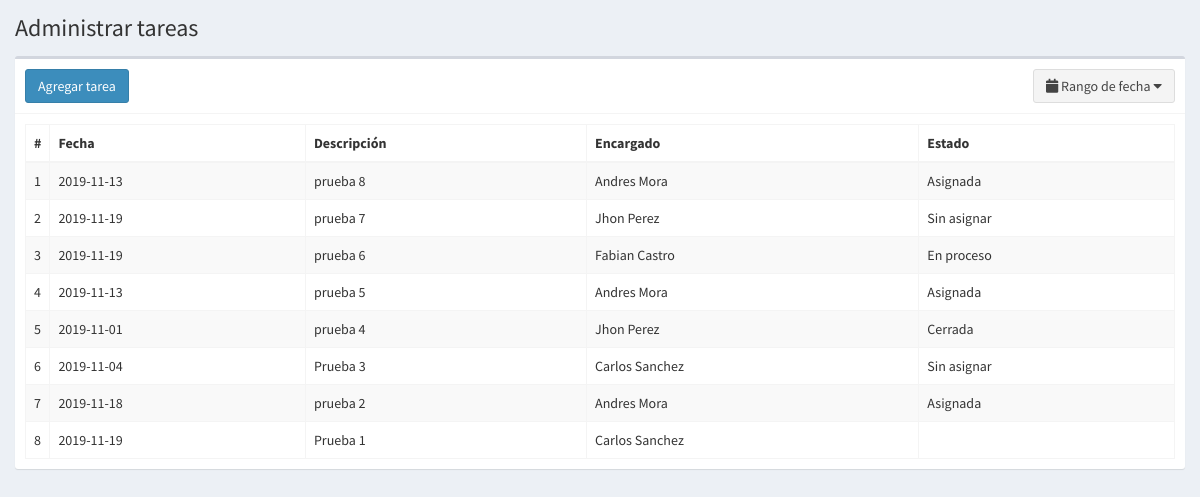
The page / on the database its author committed.
### tables this page shows
CREATE TABLE `tareas` (
  `id` int(11) NOT NULL,
  `fecha` date NOT NULL,
  `descripcion` text NOT NULL,
  `encargado` int(11) NOT NULL,
  `estado` int(11) NOT NULL
);

CREATE TABLE `encargados` (
  `id` int(11) NOT NULL,
  `nombre` varchar(50) NOT NULL
);

CREATE TABLE `estados` (
  `id` int(11) NOT NULL,
  `nombre` varchar(20) NOT NULL
);

### controladores/plantilla.controlador.php (called while the page is built)
<?php
class ControladorPlantilla{
	static public function ctrPlantilla(){
		include "vistas/plantilla.php";
	}
}

### index.php (called while the page is built)
<?php
require_once "controladores/plantilla.controlador.php";
require_once "controladores/tareas.controlador.php";
require_once "modelos/tareas.modelo.php";
$plantilla = new ControladorPlantilla();
$plantilla -> ctrPlantilla();

### controladores/tareas.controlador.php (called while the page is built, shortened)
<?php
class ControladorTareas{
	static public function ctrMostrarTareas($fechaInicial,$fechaFinal){
		$tabla = "tareas";
		$respuesta = ModeloTareas::mdlMostrarTareas($tabla,$fechaInicial,$fechaFinal);
		return $respuesta;
	}
	static public function ctrMostrarEncargados($item, $valor){
		$tabla = "encargados";
		$respuesta = ModeloTareas::mdlConsultaDinamica($tabla, $item, $valor);
		return $respuesta;
	}
	static public function ctrMostrarEstados($item, $valor){
		$tabla = "estados";
		$respuesta = ModeloTareas::mdlConsultaDinamica($tabla, $item, $valor);
		return $respuesta;
	}
}

### modelos/conexion.php (called while the page is built)
<?php
class Conexion{
    public static function conectar()
    {
        try {
            $link = new PDO("mysql:host=localhost;dbname=sinapsis",
                "root",
                "");
            $link->setAttribute(PDO::ATTR_ERRMODE, PDO::ERRMODE_EXCEPTION);
            $link->exec("set names utf8");
            return $link;
        } catch (PDOException $e) {
            die("ERROR: " . $e->getMessage());
        }
    }
}

### modelos/tareas.modelo.php (called while the page is built, shortened)
<?php
require_once "conexion.php";
class ModeloTareas{
	static public function mdlConsultaDinamica($tabla, $item, $valor){
		if($item != null){
			$stmt = Conexion::conectar()->prepare("SELECT * FROM $tabla WHERE $item = :$item");
			$stmt -> bindParam(":".$item, $valor, PDO::PARAM_STR);
			$stmt -> execute();
			return $stmt -> fetch();
		}else{
			$stmt = Conexion::conectar()->prepare("SELECT * FROM $tabla ");
			$stmt -> execute();
			return $stmt -> fetchAll();
		}
	}
	static public function mdlMostrarTareas($tabla,$fechaInicial,$fechaFinal){
		if($fechaInicial == null){
            $stmt = Conexion::conectar()->prepare("SELECT * FROM $tabla
			ORDER BY id DESC");
            $stmt -> execute();
            return $stmt -> fetchAll();
        }else{
                $stmt = Conexion::conectar()->prepare("SELECT * FROM $tabla
				WHERE fecha BETWEEN '$fechaInicial' AND '$fechaFinal' ORDER BY id DESC");
        }
            $stmt -> execute();
            return $stmt -> fetchAll();
	}
}

### vistas/modulos/tareas.php (the view, shortened to what this page needs)
<div class="content-wrapper">
  <section class="content-header">
    <h1>
      Administrar tareas
    </h1>
  </section>
  <section class="content">
    <div class="box">
      <div class="box-header with-border">
        <button class="btn btn-primary" data-toggle="modal" data-target="#modalAgregarTarea">
          Agregar tarea
        </button>
        <button type="button" class="btn btn-default pull-right" id="daterange-btn">
            <span>
              <i class="fa fa-calendar"></i> Rango de fecha
            </span>
            <i class="fa fa-caret-down"></i>
         </button>
      </div>
      <div class="box-body">
       <table class="table table-bordered table-striped dt-responsive tablas" width="100%">
        <thead>
         <tr>
           <th style="width:10px">#</th>
           <th>Fecha</th>
           <th>Descripción</th>
           <th>Encargado</th>
           <th>Estado</th>
         </tr>
        </thead>
        <tbody>
        <?php
      if(isset($_GET["fechaInicial"])){
        $fechaInicial = $_GET["fechaInicial"];
        $fechaFinal = $_GET["fechaFinal"];
      }else{
        $fechaInicial = null;
        $fechaFinal = null;
      }
       $tareas = ControladorTareas::ctrMostrarTareas($fechaInicial,$fechaFinal);
       foreach ($tareas as $key => $value){
            echo ' <tr>
                  <td>'.($key+1).'</td>
                  <td>'.$value["fecha"].'</td>
                  <td>'.$value["descripcion"].'</td>';
            $encargado = ControladorTareas::ctrMostrarEncargados("id",$value["encargado"]);
            echo'<td>'.$encargado["nombre"].'</td>';
            $estado = ControladorTareas::ctrMostrarEstados("id",$value["estado"]);
            echo'<td>'.$estado["nombre"].'</td>
                </tr>';
        }
        ?>
        </tbody>
       </table>
      </div>
    </div>
  </section>
</div>

### vistas/plantilla.php (shortened to what this page needs)
<!DOCTYPE html>
<html>
<head>
  <link rel="stylesheet" href="vistas/bower_components/bootstrap/dist/css/bootstrap.min.css">
  <link rel="stylesheet" href="vistas/bower_components/font-awesome/css/all.min.css">
  <link rel="stylesheet" href="vistas/bower_components/Ionicons/css/ionicons.min.css">
  <link rel="stylesheet" href="vistas/dist/css/AdminLTE.css">
  <link rel="stylesheet" href="vistas/dist/css/animate.css">
  <link rel="stylesheet" href="vistas/dist/css/skins/_all-skins.min.css">
  <link rel="stylesheet" href="vistas/bower_components/datatables.net-bs/css/dataTables.bootstrap.min.css">
  <link rel="stylesheet" href="vistas/bower_components/datatables.net-bs/css/responsive.bootstrap.min.css">
  <link rel="stylesheet" href="vistas/bower_components/bootstrap-daterangepicker/daterangepicker.css">
</head>
<body class="hold-transition skin-blue sidebar-collapse">
   <div class="wrapper">
      <?php
          include "modulos/tareas.php";
      ?>
  </div>
</body>
</html>

### rows shown on the page
tareas: fecha "2019-11-13", descripcion "prueba 8", encargados.nombre "Andres Mora", estados.nombre "Asignada"
tareas: fecha "2019-11-19", descripcion "prueba 7", encargados.nombre "Jhon Perez", estados.nombre "Sin asignar"
tareas: fecha "2019-11-19", descripcion "prueba 6", encargados.nombre "Fabian Castro", estados.nombre "En proceso"
tareas: fecha "2019-11-13", descripcion "prueba 5", encargados.nombre "Andres Mora", estados.nombre "Asignada"
tareas: fecha "2019-11-01", descripcion "prueba 4", encargados.nombre "Jhon Perez", estados.nombre "Cerrada"
tareas: fecha "2019-11-04", descripcion "Prueba 3", encargados.nombre "Carlos Sanchez", estados.nombre "Sin asignar"
tareas: fecha "2019-11-18", descripcion "prueba 2", encargados.nombre "Andres Mora", estados.nombre "Asignada"
tareas: fecha "2019-11-19", descripcion "Prueba 1", encargados.nombre "Carlos Sanchez"
